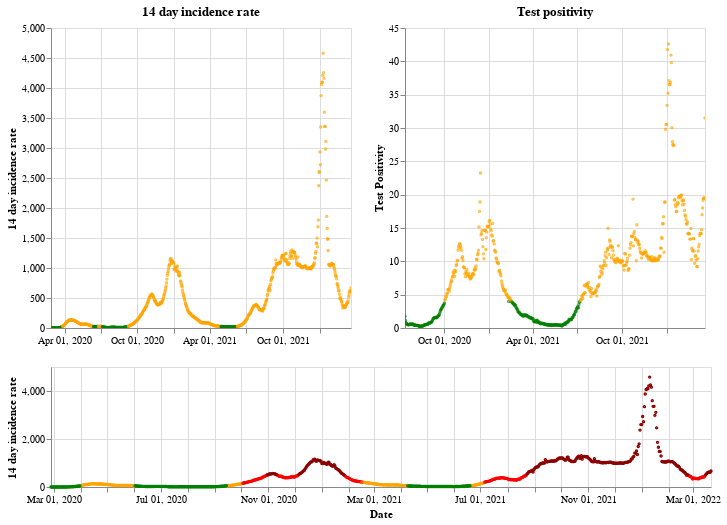

This figure's notebook cell:
### Markdown cell above
## Wales

### Code cell
plot_traffic_light('Wales')

### Figure 1 — Vega-Lite specification as saved in the notebook (floating-point values rounded to 4 significant figures; data arrays with more than 128 entries replaced by an {"elided": "..."} marker saying what was removed)
{"config": {"view": {"continuousWidth": 400, "continuousHeight": 300}}, "vconcat": [{"hconcat": [{"mark": {"type": "point", "size": 2}, "encoding": {"color": {"condition": {"value": "green", "test": "(datum.twoWeeklyCasesRate <= 25)"}, "value": "orange"}, "tooltip": [{"type": "nominal", "field": "areaName"}, {"type": "temporal", "field": "date"}, {"type": "quantitative", "field": "twoWeeklyCasesRate"}, {"type": "quantitative", "field": "testPositivity"}], "x": {"type": "temporal", "axis": {"title": ""}, "field": "date", "scale": {"domain": {"selection": "DateBrush"}}, "timeUnit": "yearmonthdate"}, "y": {"type": "quantitative", "axis": {"title": "14 day incidence rate"}, "field": "twoWeeklyCasesRate"}}, "title": "14 day incidence rate", "width": 300}, {"mark": {"type": "point", "size": 2}, "encoding": {"color": {"condition": {"value": "green", "test": "(datum.testPositivity <= 4)"}, "value": "orange"}, "tooltip": [{"type": "nominal", "field": "areaName"}, {"type": "temporal", "field": "date"}, {"type": "quantitative", "field": "twoWeeklyCasesRate"}, {"type": "quantitative", "field": "testPositivity"}], "x": {"type": "temporal", "axis": {"title": ""}, "field": "date", "scale": {"domain": {"selection": "DateBrush"}}, "timeUnit": "yearmonthdate"}, "y": {"type": "quantitative", "axis": {"title": "Test Positivity"}, "field": "testPositivity"}}, "title": "Test positivity", "width": 300}]}, {"layer": [{"mark": {"type": "point", "size": 2}, "encoding": {"color": {"condition": {"value": "orange", "test": "(((datum.testPositivity < 4) && (datum.twoWeeklyCasesRate >= 50)) && (datum.twoWeeklyCasesRate < 200))"}, "value": "red"}, "opacity": {"condition": {"value": 1, "test": "((datum.twoWeeklyCasesRate >= 50) && (datum.twoWeeklyCasesRate < 500))"}, "value": 0}, "tooltip": [{"type": "nominal", "field": "areaName"}, {"type": "temporal", "field": "date"}, {"type": "quantitative", "field": "twoWeeklyCasesRate"}, {"type": "quantitative", "field": "testPositivity"}], "x": {"type": "temporal", "axis": {"title": "Date"}, "field": "date", "timeUnit": "yearmonthdate"}, "y": {"type": "quantitative", "axis": {"title": "14 day incidence rate"}, "field": "twoWeeklyCasesRate"}}, "selection": {"DateBrush": {"type": "interval", "encodings": ["x"], "fields": ["Time"]}}}, {"mark": {"type": "point", "size": 2}, "encoding": {"color": {"value": "darkred"}, "opacity": {"condition": {"value": 1, "test": "(datum.twoWeeklyCasesRate >= 500)"}, "value": 0}, "tooltip": [{"type": "nominal", "field": "areaName"}, {"type": "temporal", "field": "date"}, {"type": "quantitative", "field": "twoWeeklyCasesRate"}, {"type": "quantitative", "field": "testPositivity"}], "x": {"type": "temporal", "axis": {"title": "Date"}, "field": "date", "timeUnit": "yearmonthdate"}, "y": {"type": "quantitative", "axis": {"title": "14 day incidence rate"}, "field": "twoWeeklyCasesRate"}}}, {"mark": {"type": "point", "size": 2}, "encoding": {"color": {"condition": {"value": "green", "test": "((datum.testPositivity < 4) && (datum.twoWeeklyCasesRate < 50))"}, "value": "orange"}, "opacity": {"condition": {"value": 1, "test": "(datum.twoWeeklyCasesRate < 50)"}, "value": 0}, "tooltip": [{"type": "nominal", "field": "areaName"}, {"type": "temporal", "field": "date"}, {"type": "quantitative", "field": "twoWeeklyCasesRate"}, {"type": "quantitative", "field": "testPositivity"}], "x": {"type": "temporal", "axis": {"title": "Date"}, "field": "date", "timeUnit": "yearmonthdate"}, "y": {"type": "quantitative", "axis": {"title": "14 day incidence rate"}, "field": "twoWeeklyCasesRate"}}}], "height": 120, "width": 660}], "data": {"name": "data-8bf3fd1168a8c09fba53b3ab8b275ecd"}, "$schema": "https://vega.github.io/schema/vega-lite/v4.8.1.json", "datasets": {"data-8bf3fd1168a8c09fba53b3ab8b275ecd": {"elided": "754 records"}}}
